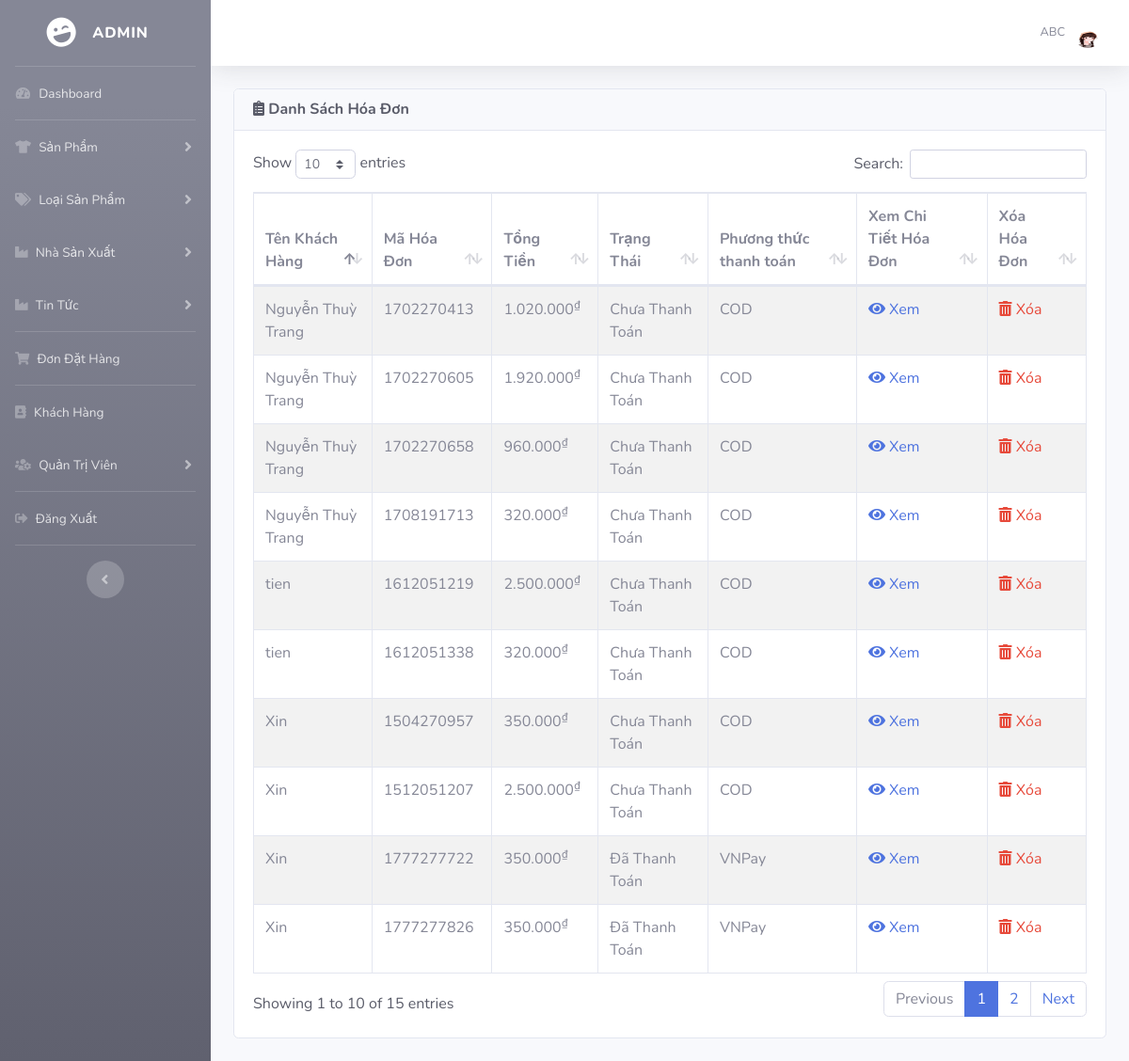
Screenshot of /admin/index.php?view_bill (signed in) with the database file from the repository.
### tables this page shows
CREATE TABLE `hoadon` (
  `MA_HD` int(10) NOT NULL,
  `MA_KH` int(11) NOT NULL,
  `TONGTIEN` int(11) NOT NULL,
  `TRANGTHAI` text DEFAULT NULL,
  `admin_id` varchar(5) DEFAULT NULL,
  `phuong_thuc` varchar(255) NOT NULL,
  `GIAM_GIA` int(11) NOT NULL
);

CREATE TABLE `kh` (
  `MA_KH` int(11) NOT NULL,
  `TEN_KH` varchar(50) NOT NULL,
  `EMAIL` varchar(50) NOT NULL,
  `MATKHAU` varchar(255) NOT NULL,
  `DIACHI` varchar(100) DEFAULT NULL,
  `AVATAR` varchar(500) DEFAULT NULL,
  `TRANGTHAI` varchar(10) DEFAULT NULL
);

### admin/includes/database.php (called while the page is built, shortened)
<?php
    class MyConnect {
        private $conn;
        public function __construct() {
            $this->host = "localhost";
            $this->user = "root";
            $this->passwd = "";
            $this->database = "clothingshop";
            $this->conn = new mysqli($this->host,$this->user,$this->passwd,$this->database, 3307);
        }
        public function isConnected() {
            return true;
        }
        public function query($query) {
            if($this->isConnected()) {
                $tableData = mysqli_query($this->conn,$query);
                return $tableData;
            }
        }
    }
?>

### admin/view_bill.php (the view)
<?php
if(!isset($_SESSION['admin_email'])){
    echo "<script>window.open('login.php','_self')</script>";
}
else {
?>
<div class="row">
    <div class="col-lg-12">
        <div class="card text-dark mb-4">
            <div class="card-header">
                <h6 class="m-0 font-weight-bold"><i class="fas fa-clipboard-list"></i> Danh Sách Hóa Đơn</div></h6>
            <div class="card-body">
                <div class="table-responsive">
                    <table id="product_table" class="table table-bordered table-striped" width="100%" cellspacing="0">
                        <thead>
                            <tr>
                                <th>Tên Khách Hàng</th>
                                <th>Mã Hóa Đơn</th>
                                <th>Tổng Tiền</th>
                                <th>Trạng Thái</th>
                                <th>Phương thức thanh toán</th>
                                <th>Xem Chi Tiết Hóa Đơn</th>
                                <th>Xóa Hóa Đơn</th>
                            </tr>
                        </thead>
                        <tbody>
                        <?php
                                $getBillQuery = "SELECT TEN_KH, MA_HD, HOADON.TRANGTHAI, TONGTIEN, phuong_thuc FROM HOADON, KH WHERE (KH.MA_KH = HOADON.MA_KH)";
                                $result = $MyConn->query($getBillQuery);
                                while($row = mysqli_fetch_array($result)) {
                                    $tenkh = $row['TEN_KH'];
                                    $mahd = $row['MA_HD'];
                                    $trangthaihd = $row['TRANGTHAI'];
                                    $tongtien = $row['TONGTIEN'];
                            ?>
                            <tr>
                                <td> <?php echo $tenkh ?> </td>
                                <td> <?php echo $mahd ?> </td>
                                <td> <?php echo number_format($tongtien,0,",",".")."<sup>₫</sup>" ?></td>
                                <td> <?php echo $trangthaihd ?></td>
                                <td> <?php echo $row['phuong_thuc'] ?></td>
                                <td>
                                    <a href="index.php?view_detail_bill=<?php echo $mahd ?>" style="text-decoration: none">
                                        <i class="fas fa-eye"></i>
                                            Xem
                                        </a>
                                </td>
                                <td>
                                    <a href="index.php?delete_bill=<?php echo $mahd ?>" class="text-danger" style="text-decoration: none">
                                        <i class="fas fa-trash-alt"></i>
                                            Xóa
                                    </a>
                                </td>
                            </tr>
                            <?php } ?>
                        </tbody>
                    </table>
                </div>
            </div>
        </div>
    </div>
</div>
<?php } ?>

### admin/index.php (shortened to what this page needs)
<?php
include("includes/database.php");
if(!isset($_SESSION['admin_email'])){
echo "<script>window.open('login.php','_self')</script>";
}
else {
?>
<?php
$MyConn = new MyConnect();
$admin_session = $_SESSION['admin_email'];
$getAdminQry = "select * from admin where Email='$admin_session'";
$getAdmin = $MyConn->query($getAdminQry);
$row_admin = mysqli_fetch_array($getAdmin);
$admin_name = $row_admin['Name'];
$admin_image = $row_admin['Image'];
?>
<!DOCTYPE html>
<html lang="en">
<head>
    <link href="vendor/fontawesome-free/css/all.min.css" rel="stylesheet" type="text/css">
    <link href="css/sb-admin-2.min.css" rel="stylesheet">
    <link href="css/thumb.css" rel="stylesheet">
    <link href="css/style.css" rel="stylesheet">
    <link href="vendor/datatables/dataTables.bootstrap4.min.css" rel="stylesheet">
</head>
<body id="page-top">
    <div id="wrapper">
    <?php include("includes/sidebars.php");  ?>
        <div id="content-wrapper" class="d-flex flex-column">
            <div id="content">
                <nav class="navbar navbar-expand navbar-light bg-white topbar mb-4 static-top shadow">
                    <ul class="navbar-nav ml-auto">
                        <li class="nav-item dropdown no-arrow">
                            <a class="nav-link dropdown-toggle" href="#" id="userDropdown" role="button"
                                data-toggle="dropdown" aria-haspopup="true" aria-expanded="false">
                                <span class="mr-2 d-none d-lg-inline text-gray-600 small"> <?php echo $admin_name ?></span>
                                <img class="img-profile rounded-circle"
                                    src="<?php echo "admin_images/".$admin_image ?>">
                            </a>
                        </li>
                    </ul>
                </nav>
                <div class="container-fluid">
                    <?php
                    if(isset($_GET['dashboard'])) {
                        include("dashboard.php");
                    }
                    else if(isset($_GET['insert_product'])) {
                        include("insert_product.php");
                    }
                    else if(isset($_GET['view_product'])) {
                        include("view_product.php");
                    }
                    else if(isset($_GET['edit_product'])) {
                        include("edit_product.php");
                    }
                    else if(isset($_GET['delete_product'])) {
                        include("delete_product.php");
                    }
                    else if(isset($_GET['insert_cat'])) {
                        include("insert_cat.php");
                    }
                    else if(isset($_GET['view_cat'])) {
                        include("view_cat.php");
                    }
                    else if(isset($_GET['edit_cat'])) {
                        include("edit_cat.php");
                    }
                    else if(isset($_GET['delete_cat'])) {
                        include("delete_cat.php");
                    }
                    else if(isset($_GET['insert_man'])) {
                        include("insert_man.php");
                    }
                    else if(isset($_GET['view_man'])) {
                        include("view_man.php");
                    }
                    else if(isset($_GET['delete_man'])) {
                        include("delete_man.php");
                    }
                    else if(isset($_GET['edit_man'])) {
                        include("edit_man.php");
                    }
                    else if(isset($_GET['insert_blog'])) {
                        include("insert_blog.php");
                    }
                    else if(isset($_GET['view_blog'])) {
                        include("view_blog.php");
                    }
                    else if(isset($_GET['delete_blog'])) {
                        include("delete_blog.php");
                    }
                    else if(isset($_GET['edit_blog'])) {
                        include("edit_blog.php");
                    }
                    else if(isset($_GET['view_bill'])) {
                        include("view_bill.php");
                    }
                    ?>
                </div>
            </div>
        </div>
    </div>
</body>
</html>
<?php } ?>

### rows the page displays
hoadon: kh.TEN_KH "Xin", MA_HD "1504270957", TONGTIEN "350.000", TRANGTHAI "Chưa Thanh Toán", phuong_thuc "COD"
hoadon: kh.TEN_KH "Xin", MA_HD "1512051207", TONGTIEN "2.500.000", TRANGTHAI "Chưa Thanh Toán", phuong_thuc "COD"
hoadon: kh.TEN_KH "tien", MA_HD "1612051219", TONGTIEN "2.500.000", TRANGTHAI "Chưa Thanh Toán", phuong_thuc "COD"
hoadon: kh.TEN_KH "tien", MA_HD "1612051338", TONGTIEN "320.000", TRANGTHAI "Chưa Thanh Toán", phuong_thuc "COD"
hoadon: kh.TEN_KH "Nguyễn Thuỳ Trang", MA_HD "1702270413", TONGTIEN "1.020.000", TRANGTHAI "Chưa Thanh Toán", phuong_thuc "COD"
hoadon: kh.TEN_KH "Nguyễn Thuỳ Trang", MA_HD "1702270605", TONGTIEN "1.920.000", TRANGTHAI "Chưa Thanh Toán", phuong_thuc "COD"
hoadon: kh.TEN_KH "Nguyễn Thuỳ Trang", MA_HD "1702270658", TONGTIEN "960.000", TRANGTHAI "Chưa Thanh Toán", phuong_thuc "COD"
hoadon: kh.TEN_KH "Nguyễn Thuỳ Trang", MA_HD "1708191713", TONGTIEN "320.000", TRANGTHAI "Chưa Thanh Toán", phuong_thuc "COD"
hoadon: kh.TEN_KH "Xin", MA_HD "1777277722", TONGTIEN "350.000", TRANGTHAI "Đã Thanh Toán", phuong_thuc "VNPay"
hoadon: kh.TEN_KH "Xin", MA_HD "1777277826", TONGTIEN "350.000", TRANGTHAI "Đã Thanh Toán", phuong_thuc "VNPay"

### other values shown
$admin_name "ABC"
